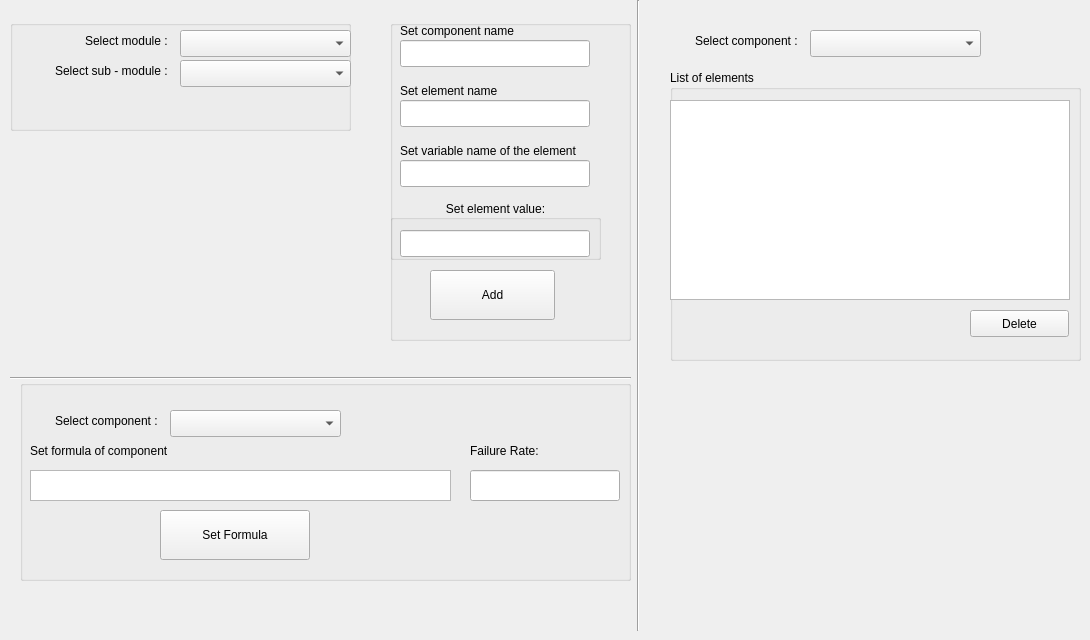
          <widget class="QWidget" name="tab_11">
           <attribute name="title">
            <string>Custom Components</string>
           </attribute>
           <widget class="QGroupBox" name="groupBox_c_ao_ace_select_module">
            <property name="geometry">
             <rect>
              <x>10</x>
              <y>20</y>
              <width>341</width>
              <height>111</height>
             </rect>
            </property>
            <property name="title">
             <string/>
            </property>
            <property name="alignment">
             <set>Qt::AlignCenter</set>
            </property>
            <property name="flat">
             <bool>false</bool>
            </property>
            <property name="checkable">
             <bool>false</bool>
            </property>
            <widget class="QComboBox" name="comboBox_c_ao_ace_select_module">
             <property name="geometry">
              <rect>
               <x>170</x>
               <y>10</y>
               <width>171</width>
               <height>27</height>
              </rect>
             </property>
             <property name="currentText">
              <string/>
             </property>
            </widget>
            <widget class="QLabel" name="label">
             <property name="geometry">
              <rect>
               <x>20</x>
               <y>10</y>
               <width>141</width>
               <height>22</height>
              </rect>
             </property>
             <property name="text">
              <string>Select module : </string>
             </property>
             <property name="alignment">
              <set>Qt::AlignRight|Qt::AlignTrailing|Qt::AlignVCenter</set>
             </property>
            </widget>
            <widget class="QComboBox" name="comboBox_c_ao_ace_select_sub_module">
             <property name="geometry">
              <rect>
               <x>170</x>
               <y>40</y>
               <width>171</width>
               <height>27</height>
              </rect>
             </property>
             <property name="currentText">
              <string/>
             </property>
            </widget>
            <widget class="QLabel" name="label_2">
             <property name="geometry">
              <rect>
               <x>10</x>
               <y>40</y>
               <width>151</width>
               <height>22</height>
              </rect>
             </property>
             <property name="text">
              <string>Select sub - module : </string>
             </property>
             <property name="alignment">
              <set>Qt::AlignRight|Qt::AlignTrailing|Qt::AlignVCenter</set>
             </property>
            </widget>
           </widget>
           <widget class="QGroupBox" name="groupBox_c_ao_ace_set_element_name">
            <property name="geometry">
             <rect>
              <x>390</x>
              <y>20</y>
              <width>241</width>
              <height>321</height>
             </rect>
            </property>
            <property name="font">
             <font>
              <weight>50</weight>
              <bold>false</bold>
             </font>
            </property>
            <property name="title">
             <string/>
            </property>
            <property name="alignment">
             <set>Qt::AlignCenter</set>
            </property>
            <property name="flat">
             <bool>false</bool>
            </property>
            <property name="checkable">
             <bool>false</bool>
            </property>
            <widget class="QLineEdit" name="lineEdit_c_ao_ace_set_element_name">
             <property name="geometry">
              <rect>
               <x>10</x>
               <y>80</y>
               <width>190</width>
               <height>27</height>
              </rect>
             </property>
            </widget>
            <widget class="QLabel" name="label_4">
             <property name="geometry">
              <rect>
               <x>10</x>
               <y>60</y>
               <width>141</width>
               <height>22</height>
              </rect>
             </property>
             <property name="text">
              <string>Set element name</string>
             </property>
             <property name="alignment">
              <set>Qt::AlignLeading|Qt::AlignLeft|Qt::AlignVCenter</set>
             </property>
            </widget>
            <widget class="QLineEdit" name="lineEdit_c_ao_ace_set_element_variable_name">
             <property name="geometry">
              <rect>
               <x>10</x>
               <y>140</y>
               <width>190</width>
               <height>27</height>
              </rect>
             </property>
            </widget>
            <widget class="QLabel" name="label_5">
             <property name="geometry">
              <rect>
               <x>10</x>
               <y>120</y>
               <width>231</width>
               <height>22</height>
              </rect>
             </property>
             <property name="text">
              <string>Set variable name of the element</string>
             </property>
             <property name="alignment">
              <set>Qt::AlignLeading|Qt::AlignLeft|Qt::AlignVCenter</set>
             </property>
            </widget>
            <widget class="QPushButton" name="pushButton_c_ao_ace_add_component_element">
             <property name="geometry">
              <rect>
               <x>40</x>
               <y>250</y>
               <width>125</width>
               <height>50</height>
              </rect>
             </property>
             <property name="text">
              <string>Add</string>
             </property>
            </widget>
            <widget class="QGroupBox" name="groupBox_c_ao_ace_set_element_value">
             <property name="geometry">
              <rect>
               <x>0</x>
               <y>180</y>
               <width>211</width>
               <height>60</height>
              </rect>
             </property>
             <property name="title">
              <string>Set element value:</string>
             </property>
             <property name="alignment">
              <set>Qt::AlignCenter</set>
             </property>
             <property name="flat">
              <bool>false</bool>
             </property>
             <property name="checkable">
              <bool>false</bool>
             </property>
             <property name="checked">
              <bool>false</bool>
             </property>
             <widget class="QLineEdit" name="lineEdit_c_ao_ace_set_element_value">
              <property name="enabled">
               <bool>true</bool>
              </property>
              <property name="geometry">
               <rect>
                <x>10</x>
                <y>30</y>
                <width>190</width>
                <height>27</height>
               </rect>
              </property>
             </widget>
            </widget>
            <widget class="QLabel" name="label_32">
             <property name="geometry">
              <rect>
               <x>10</x>
               <y>0</y>
               <width>151</width>
               <height>22</height>
              </rect>
             </property>
             <property name="text">
              <string>Set component name</string>
             </property>
             <property name="alignment">
              <set>Qt::AlignLeading|Qt::AlignLeft|Qt::AlignVCenter</set>
             </property>
            </widget>
            <widget class="QLineEdit" name="lineEdit_c_ao_ace_set_component_name">
             <property name="geometry">
              <rect>
               <x>10</x>
               <y>20</y>
               <width>190</width>
               <height>27</height>
              </rect>
             </property>
            </widget>
           </widget>
           <widget class="QGroupBox" name="groupBox_c_ao_ace_list_of_elements">
            <property name="geometry">
             <rect>
              <x>670</x>
              <y>70</y>
              <width>411</width>
              <height>291</height>
             </rect>
            </property>
            <property name="title">
             <string>List of elements</string>
            </property>
            <widget class="QListWidget" name="listWidget_c_ao_ace_list_of_elements">
             <property name="geometry">
              <rect>
               <x>0</x>
               <y>30</y>
               <width>400</width>
               <height>200</height>
              </rect>
             </property>
            </widget>
            <widget class="QPushButton" name="pushButton_c_ao_ace_delete_element">
             <property name="geometry">
              <rect>
               <x>300</x>
               <y>240</y>
               <width>99</width>
               <height>27</height>
              </rect>
             </property>
             <property name="text">
              <string>Delete</string>
             </property>
            </widget>
           </widget>
           <widget class="Line" name="line_2">
            <property name="geometry">
             <rect>
              <x>630</x>
              <y>0</y>
              <width>16</width>
              <height>631</height>
             </rect>
            </property>
            <property name="orientation">
             <enum>Qt::Vertical</enum>
            </property>
           </widget>
           <widget class="QComboBox" name="comboBox_c_ao_ace_select_component">
            <property name="geometry">
             <rect>
              <x>810</x>
              <y>30</y>
              <width>171</width>
              <height>27</height>
             </rect>
            </property>
            <property name="currentText">
             <string/>
            </property>
           </widget>
           <widget class="QLabel" name="label_3">
            <property name="geometry">
             <rect>
              <x>660</x>
              <y>30</y>
              <width>141</width>
              <height>22</height>
             </rect>
            </property>
            <property name="text">
             <string>Select component : </string>
            </property>
            <property name="alignment">
             <set>Qt::AlignRight|Qt::AlignTrailing|Qt::AlignVCenter</set>
            </property>
           </widget>
           <widget class="Line" name="line_5">
            <property name="geometry">
             <rect>
              <x>10</x>
              <y>370</y>
              <width>621</width>
              <height>16</height>
             </rect>
            </property>
            <property name="orientation">
             <enum>Qt::Horizontal</enum>
            </property>
           </widget>
           <widget class="QGroupBox" name="groupBox_c_ao_ac_set_formula">
            <property name="geometry">
             <rect>
              <x>20</x>
              <y>380</y>
              <width>611</width>
              <height>201</height>
             </rect>
            </property>
            <property name="title">
             <string/>
            </property>
            <widget class="QPushButton" name="pushButton_c_ao_ac_set_formula">
             <property name="geometry">
              <rect>
               <x>140</x>
               <y>130</y>
               <width>150</width>
               <height>50</height>
              </rect>
             </property>
             <property name="text">
              <string>Set Formula</string>
             </property>
            </widget>
            <widget class="QPlainTextEdit" name="plainTextEdit_c_ao_ac_set_formula">
             <property name="geometry">
              <rect>
               <x>10</x>
               <y>90</y>
               <width>421</width>
               <height>31</height>
              </rect>
             </property>
             <property name="plainText">
              <string/>
             </property>
            </widget>
            <widget class="QLabel" name="label_15">
             <property name="geometry">
              <rect>
               <x>10</x>
               <y>60</y>
               <width>231</width>
               <height>22</height>
              </rect>
             </property>
             <property name="text">
              <string>Set formula of component</string>
             </property>
             <property name="alignment">
              <set>Qt::AlignLeading|Qt::AlignLeft|Qt::AlignVCenter</set>
             </property>
            </widget>
            <widget class="QLineEdit" name="lineEdit_c_ao_ace_component_fr">
             <property name="geometry">
              <rect>
               <x>450</x>
               <y>90</y>
               <width>150</width>
               <height>31</height>
              </rect>
             </property>
             <property name="readOnly">
              <bool>true</bool>
             </property>
            </widget>
            <widget class="QLabel" name="label_16">
             <property name="geometry">
              <rect>
               <x>450</x>
               <y>60</y>
               <width>141</width>
               <height>22</height>
              </rect>
             </property>
             <property name="text">
              <string>Failure Rate: </string>
             </property>
             <property name="alignment">
              <set>Qt::AlignLeading|Qt::AlignLeft|Qt::AlignVCenter</set>
             </property>
            </widget>
            <widget class="QComboBox" name="comboBox_c_ao_ace_select_component_2">
             <property name="geometry">
              <rect>
               <x>150</x>
               <y>30</y>
               <width>171</width>
               <height>27</height>
              </rect>
             </property>
             <property name="currentText">
              <string/>
             </property>
            </widget>
            <widget class="QLabel" name="label_6">
             <property name="geometry">
              <rect>
               <x>0</x>
               <y>30</y>
               <width>141</width>
               <height>22</height>
              </rect>
             </property>
             <property name="text">
              <string>Select component : </string>
             </property>
             <property name="alignment">
              <set>Qt::AlignRight|Qt::AlignTrailing|Qt::AlignVCenter</set>
             </property>
            </widget>
           </widget>
          </widget>
